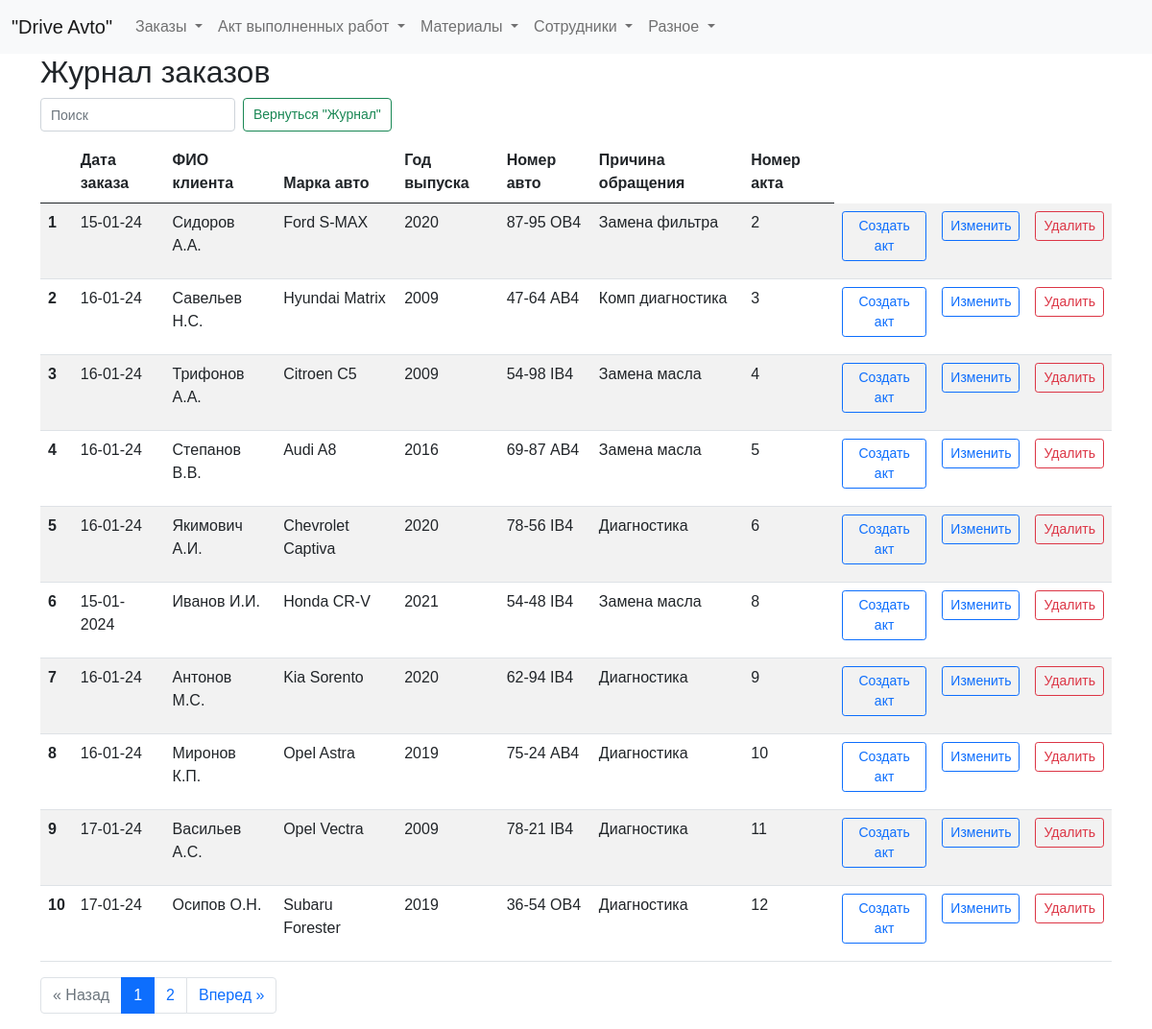
The app's page /zhurnal with its own data.
### tables this page shows
CREATE TABLE log (
id integer PRIMARY KEY AUTOINCREMENT,
date_order text NOT NULL,
name_customer text NOT NULL,
brand_car text NOT NULL,
year_car text NOT NULL,
number_car text NOT NULL,
text_order text NOT NULL,
id_act integer
);

### fcompany.py (the view)
@app.route("/zhurnal")
def showZhurnal():
    page = request.args.get('page', 1, type=int)
    per_page = 10  # Количество элементов на странице
    log_query = dbase.getLog()  # Получаем все элементы склада
    total_items = len(log_query)  # Получаем общее количество элементов
    total_pages = ceil(total_items / per_page)  # Вычисляем общее количество страниц
    start_index = (page - 1) * per_page
    end_index = start_index + per_page
    log = log_query[start_index:end_index]  # Получаем элементы текущей страницы
    pagination = {
        'page': page,
        'per_page': per_page,
        'total_pages': total_pages,
        'total_items': total_items
    }
    return render_template("zhurnal.html", title="Журнал", log=log, pagination=pagination)

### FDataBase.py (called while the page is built)
    def getLog(self):
        sql = '''SELECT * FROM log'''
        try:
            self.__cur.execute(sql)
            res = self.__cur.fetchall()
            log_list = [dict(row) for row in res]
            if log_list: return log_list
        except:
            print("Ошибка чтения из БД")
        return []

### fcompany.py (called while the page is built)
def connect_db():  # общая функция для установления соединения с БД
    conn = sqlite3.connect(app.config['DATABASE'])
    conn.row_factory = sqlite3.Row  # записи будут представлены не в виде кортежей, а в виде словаря (для исп в шаблонах)
    return conn

def get_db():
    if not hasattr(g, 'link_db'):
        g.link_db = connect_db()
    return g.link_db

@app.before_request
def before_request():
    global dbase
    db = get_db()
    dbase = FDataBase(db)

### templates/zhurnal.html (shortened to what this page needs)
{% extends 'base.html' %}
{% block content %}
<h2>Журнал заказов</h2>
<form class="d-flex" role="search">
  <input class="form-control me-2 narrow-search" type="search" id="searchInput" placeholder="Поиск" aria-label="Search">
  <button class="btn btn-outline-success narrow-button" type="submit">Вернуться "Журнал"</button>
</form>
<div class="table-responsive">
<table id="myTable" class="table table-striped max-width: 100%">
  <thead>
    <tr>
      <th scope="col"></th>
      <th scope="col">Дата заказа</th>
      <th scope="col">ФИО клиента</th>
      <th scope="col">Марка авто</th>
      <th scope="col">Год выпуска</th>
      <th scope="col">Номер авто</th>
      <th scope="col">Причина обращения</th>
      <th scope="col">Номер акта</th>
    </tr>
  </thead>
  <tbody>
    {% for row in log %}
    <tr>
      <th scope="row">{{ loop.index }}</th>
      <td>{{ row.date_order }}</td>
      <td>{{ row.name_customer }}</td>
      <td>{{ row.brand_car }}</td>
      <td>{{ row.year_car }}</td>
      <td>{{ row.number_car }}</td>
      <td>{{ row.text_order }}</td>
      <td>{{ row.id_act }}</td>
      <td>
          <a href="/edit_entry_act/{{ row.id }}" class="btn btn-outline-primary btn-sm">Создать акт</a>
      </td>
      <td>
          <a href="/edit_entry/{{ row.id }}" class="btn btn-outline-primary btn-sm">Изменить</a>
      </td>
      <td>
        <form action="/delete_entry/{{ row.id }}" method="post">
            <button type="submit" class="btn btn-outline-danger btn-sm">Удалить</button>
        </form>
      </td>
    </tr>
    {% endfor %}
  </tbody>
</table>
</div>
{% if pagination.total_items > pagination.per_page %}
<nav aria-label="Page navigation">
  <ul class="pagination justify-content-center">
    {% if pagination.page > 1 %}
      <li class="page-item"><a class="page-link" href="{{ url_for('showZhurnal', page=pagination.page-1) }}">&laquo; Назад</a></li>
    {% else %}
      <li class="page-item disabled"><span class="page-link">&laquo; Назад</span></li>
    {% endif %}
    {% for page_num in range(1, pagination.total_pages+1) %}
      {% if page_num == pagination.page %}
        <li class="page-item active"><span class="page-link">{{ page_num }}</span></li>
      {% else %}
        <li class="page-item"><a class="page-link" href="{{ url_for('showZhurnal', page=page_num) }}">{{ page_num }}</a></li>
      {% endif %}
    {% endfor %}
    {% if pagination.page < pagination.total_pages %}
      <li class="page-item"><a class="page-link" href="{{ url_for('showZhurnal', page=pagination.page+1) }}">Вперед &raquo;</a></li>
    {% else %}
      <li class="page-item disabled"><span class="page-link">Вперед &raquo;</span></li>
    {% endif %}
  </ul>
</nav>
{% endif %}
{% endblock %}

### templates/base.html (shortened to what this page needs)
<!doctype html>
<html lang="ru">
  <head>
    <link href="https://cdn.jsdelivr.net/npm/bootstrap@5.0.2/dist/css/bootstrap.min.css" rel="stylesheet">
    <link rel="stylesheet" type="text/css" href="https://cdn.datatables.net/1.10.25/css/dataTables.bootstrap5.css">
    <link type="text/css" href="{{ url_for('static', filename='css/styles.css')}}" rel="stylesheet" />
    <link rel="stylesheet" href="{{ url_for('static', filename='styles.css') }}">
  </head>
<body>
<header>
<nav class="navbar navbar-expand-lg navbar-light bg-light">
  <div class="container-fluid">
    <a class="navbar-brand" href="/">"Drive Avto"</a>
    <div class="collapse navbar-collapse w-100 justify-content-center" id="navbarSupportedContent">
      <ul class="navbar-nav me-auto mb-2 mb-lg-0">
        <li class="nav-item dropdown">
          <a class="nav-link dropdown-toggle" href="#" role="button" data-bs-toggle="dropdown" aria-expanded="false">
            Заказы
          </a>
        </li>
        <li class="nav-item dropdown">
          <a class="nav-link dropdown-toggle" href="#" role="button" data-bs-toggle="dropdown" aria-expanded="false">
            Акт выполненных работ
          </a>
        </li>
        <li class="nav-item dropdown">
          <a class="nav-link dropdown-toggle" href="#" role="button" data-bs-toggle="dropdown" aria-expanded="false">
            Материалы
          </a>
        </li>
        <li class="nav-item dropdown">
          <a class="nav-link dropdown-toggle" href="#" role="button" data-bs-toggle="dropdown" aria-expanded="false">
            Сотрудники
          </a>
        </li>
        <li class="nav-item dropdown">
          <a class="nav-link dropdown-toggle" href="#" role="button" data-bs-toggle="dropdown" aria-expanded="false">
            Разное
          </a>
        </li>
      </ul>
    </div>
  </div>
</nav>
</header>
<div class="container">
        {% block content %} {% endblock %}
</div>
</body>
</html>

### static/css/styles.css (style rules this page uses)
input.form-control { width: 100%; }
.narrow-button { max-width: 250px; white-space: nowrap; font-size: 16px; }
.narrow-search { max-width: 400px; }
html, body { font-family: 'Arial'; margin: 0; padding: 0; height: 100%; width: 100%; }
a { color: #0059b2; text-decoration: none; }
.container { display: flex; flex-direction: column; align-items: flex-start; }
.btn { margin-bottom: 10px; }
.narrow-search { height: 35px; font-size: 14px; padding: 5px 10px; }
.narrow-button { height: 35px; font-size: 14px; padding: 5px 10px; line-height: 1.5; }

### records on screen
log: date_order "15-01-24", name_customer "Сидоров А.А.", brand_car "Ford S-MAX", year_car "2020", number_car "87-95 OB4", text_order "Замена фильтра", id_act "2"
log: date_order "16-01-24", name_customer "Савельев Н.С.", brand_car "Hyundai Matrix", year_car "2009", number_car "47-64 АВ4", text_order "Комп диагностика", id_act "3"
log: date_order "16-01-24", name_customer "Трифонов А.А.", brand_car "Citroen C5", year_car "2009", number_car "54-98 IB4", text_order "Замена масла", id_act "4"
log: date_order "16-01-24", name_customer "Степанов В.В.", brand_car "Audi A8", year_car "2016", number_car "69-87 АВ4", text_order "Замена масла", id_act "5"
log: date_order "16-01-24", name_customer "Якимович А.И.", brand_car "Chevrolet Captiva", year_car "2020", number_car "78-56 IB4", text_order "Диагностика", id_act "6"
log: date_order "15-01-2024", name_customer "Иванов И.И.", brand_car "Honda CR-V", year_car "2021", number_car "54-48 IB4", text_order "Замена масла", id_act "8"
log: date_order "16-01-24", name_customer "Антонов М.С.", brand_car "Kia Sorento", year_car "2020", number_car "62-94 IB4", text_order "Диагностика", id_act "9"
log: date_order "16-01-24", name_customer "Миронов К.П.", brand_car "Opel Astra", year_car "2019", number_car "75-24 АВ4", text_order "Диагностика", id_act "10"
log: date_order "17-01-24", name_customer "Васильев А.С.", brand_car "Opel Vectra", year_car "2009", number_car "78-21 IB4", text_order "Диагностика", id_act "11"
log: date_order "17-01-24", name_customer "Осипов О.Н.", brand_car "Subaru Forester", year_car "2019", number_car "36-54 OB4", text_order "Диагностика", id_act "12"

### other values on screen
{{ page_num }} "1"
{{ page_num }} "2"
